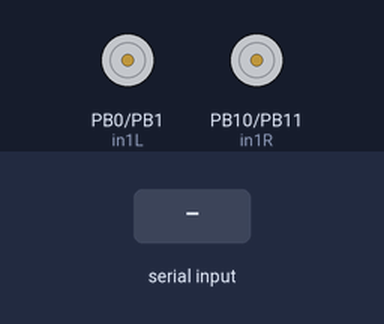
Simulated run of this sketch. Board: STM32 Blue Pill. Parts: motor-driver pin pairs drawn as motors (green arrow = first pin HIGH = forward, orange = second pin HIGH = backward, longer = more drive, scaled by the enable pin). The inputs (shaded band) are chosen by the test bench.

Above: at 1.2 s.
1.3 s: "F" received over Serial
At 2.5 s:
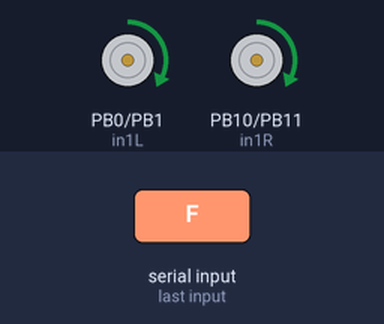
2.8 s: "B" received over Serial
At 3.7 s:
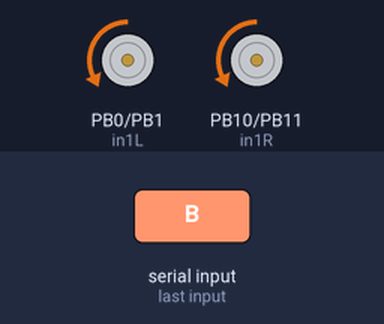
4.3 s: "L" received over Serial
At 4.8 s:
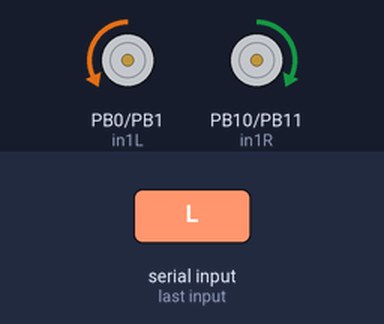
5.8 s: "R" received over Serial
At 7.0 s:
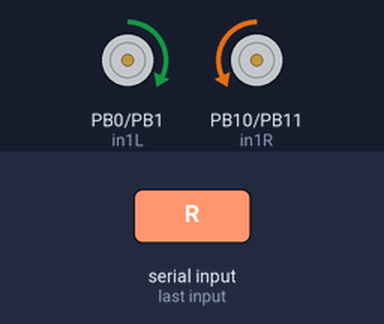
7.3 s: "f" received over Serial
At 8.3 s:
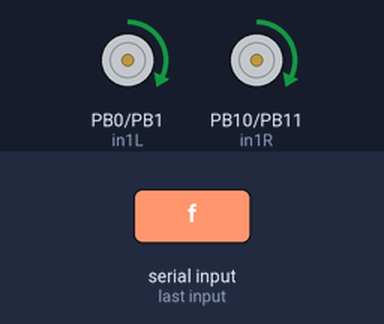
8.8 s: "b" received over Serial
At 9.4 s:
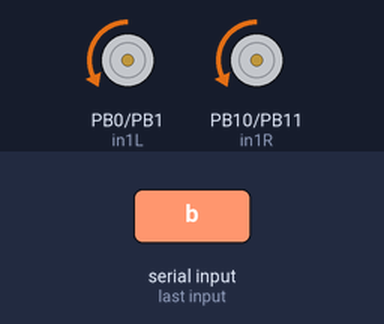
Timing chart, 0 to 11.3 s (numbered marks = the images above; inputs shaded):
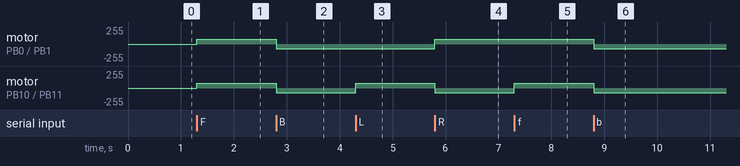

Measured:
- after the input at 1.3 s, motor on PB0 (in1L) / PB1 (in2L), motor on PB10 (in1R) / PB11 (in2R): stopped → forward 70/255 at once
- after the input at 2.8 s, motor on PB0 (in1L) / PB1 (in2L), motor on PB10 (in1R) / PB11 (in2R): forward 70/255 → backward 70/255 at once
- after the input at 4.3 s, motor on PB10 (in1R) / PB11 (in2R): backward 70/255 → forward 70/255 at once
- after the input at 5.8 s, motor on PB0 (in1L) / PB1 (in2L): backward 70/255 → forward 70/255 at once; motor on PB10 (in1R) / PB11 (in2R): forward 70/255 → backward 70/255 at once
- after the input at 7.3 s, motor on PB10 (in1R) / PB11 (in2R): backward 70/255 → forward 70/255 at once
- after the input at 8.8 s, motor on PB0 (in1L) / PB1 (in2L), motor on PB10 (in1R) / PB11 (in2R): forward 70/255 → backward 70/255 at once

The sketch:

motor_test.ino
```cpp
// 串口遥控电机（BLE 遥控）：手机 -> ESP32(BLE) -> UART -> STM32 -> 电机
// 电机引脚：左组 pwmL=PA0, in1L=PB0, in2L=PB1；右组 pwmR=PA1, in1R=PB10, in2R=PB11
// 串口 USART1：PA9(TX), PA10(RX)，波特率 115200
const int pwmL = PA0, in1L = PB0, in2L = PB1;
const int pwmR = PA1, in1R = PB10, in2R = PB11;

int speed = 70;   // 当前速度档对应值（30~110）

void setMotor(int pwm, int in1, int in2, int spd) {
  if (spd > 0)      { digitalWrite(in1, HIGH); digitalWrite(in2, LOW); }
  else if (spd < 0) { digitalWrite(in1, LOW);  digitalWrite(in2, HIGH); }
  else              { digitalWrite(in1, LOW);  digitalWrite(in2, LOW); }
  analogWrite(pwm, abs(spd));
}

void setLeft(int spd)  { setMotor(pwmL, in1L, in2L, spd); }
void setRight(int spd) { setMotor(pwmR, in1R, in2R, spd); }

void forward()   { setLeft(speed);  setRight(speed); }
void backward()  { setLeft(-speed); setRight(-speed); }
void turnLeft()  { setLeft(-speed); setRight(speed); }
void turnRight() { setLeft(speed);  setRight(-speed); }
void stopAll()   { setLeft(0);      setRight(0); }

void setup() {
  pinMode(pwmL, OUTPUT); pinMode(in1L, OUTPUT); pinMode(in2L, OUTPUT);
  pinMode(pwmR, OUTPUT); pinMode(in1R, OUTPUT); pinMode(in2R, OUTPUT);
  stopAll();
  Serial.begin(115200);
}

void loop() {
  if (Serial.available()) {
    char c = Serial.read();
    if (c == 'F' || c == 'f')           forward();
    else if (c == 'B' || c == 'b')      backward();
    else if (c == 'L' || c == 'l')      turnLeft();
    else if (c == 'R' || c == 'r')      turnRight();
    else if (c == 'S' || c == 's')      stopAll();
    else if (c >= '1' && c <= '9')      speed = 30 + (c - '1') * 10;  // 1=30 ... 9=110
  }
}
```
